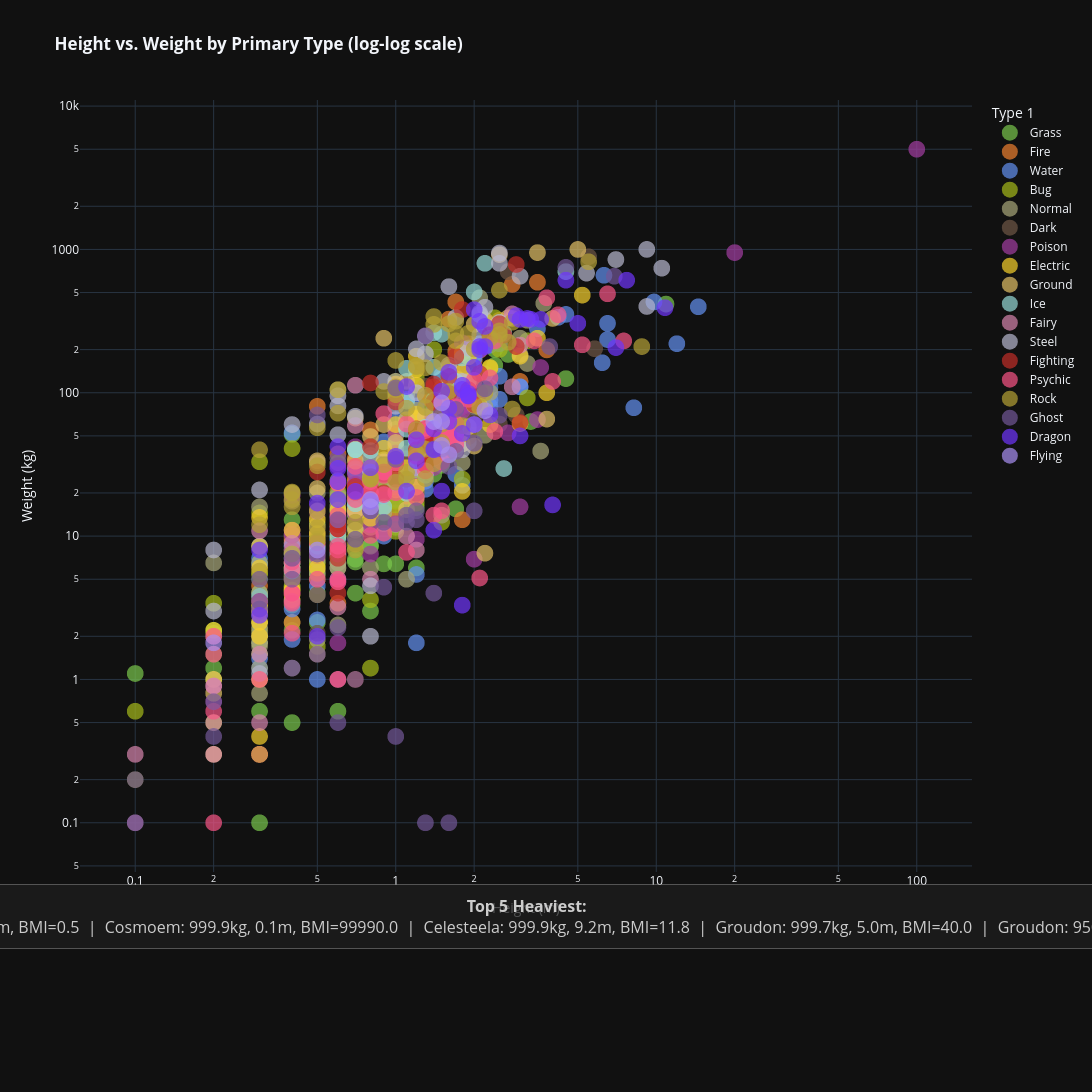

This figure's notebook cell:
### Code cell
# --- 1c: Height vs Weight scatter (log scale, interactive) ---
fig = px.scatter(
    pokes[pokes['BMI'] < 500],
    x='Height (m)', y='Weight (kg)',
    color='Type 1',
    color_discrete_map=TYPE_COLORS,
    hover_name='Pokemon',
    hover_data=['BMI', 'Role', 'Generation'],
    log_x=True, log_y=True,
    title='<b>Height vs. Weight by Primary Type (log-log scale)</b>',
    template=_T, opacity=0.7,
    height=_H, width=_W,
)

fig.update_traces(marker=dict(size=17))

heaviest = pokes.nlargest(5, 'Weight (kg)')[['Pokemon', 'Type 1', 'Weight (kg)', 'Height (m)', 'BMI']]
note = '  |  '.join(
    f"{r.Pokemon}: {r['Weight (kg)']}kg, {r['Height (m)']}m, BMI={r.BMI:.1f}"
    for _, r in heaviest.iterrows()
)
stats_note(fig, f'<b>Top 5 Heaviest:</b><br>{note}')
fig.show()

### Figure 1 — Plotly figure (JSON) as saved in the notebook; plotly's stock layout.template omitted (floating-point values rounded to 4 significant figures; data arrays with more than 128 entries replaced by an {"elided": "..."} marker saying what was removed)
{"data": [{"customdata": {"elided": "113x3 mixed values"}, "hovertemplate": "<b>%{hovertext}</b><br><br>Type 1=Grass<br>Height (m)=%{x}<br>Weight (kg)=%{y}<br>BMI=%{customdata[0]}<br>Role=%{customdata[1]}<br>Generation=%{customdata[2]}<extra></extra>", "hovertext": ["Bulbasaur", "Ivysaur", "Venusaur", "Venusaur", "Oddish", "Gloom", "Vileplume", "Bellsprout", "Weepinbell", "Victreebel", "Victreebel", "Exeggcute", "Exeggutor", "Exeggutor", "Tangela", "Chikorita", "Bayleef", "Meganium", "Meganium", "Bellossom", "Hoppip", "Skiploom", "Jumpluff", "Sunkern", "Sunflora", "Treecko", "Grovyle", "Sceptile", "Sceptile", "Seedot", "Nuzleaf", "Shiftry", "Shroomish", "Breloom", "Roselia", "Cacnea", "Cacturne", "Tropius", "Turtwig", "Grotle", "Torterra", "Budew", "Roserade", "Cherubi", "Cherrim", "Carnivine", "Snover", "Abomasnow", "Abomasnow", "Tangrowth", "Leafeon", "Shaym", "Shaymin", "Snivy", "Servine", "Serperior", "Pansage", "Simisage", "Cottonee", "Whimsicott", "Petilil", "Lilligant", "Lilligant", "Maractus", "Foongus", "Amoonguss", "Ferroseed", "Ferrothorn", "Virizion", "Chespin", "Quilladin", "Chesnaught", "Chesnaught", "Skiddo", "Gogoat", "Rowlet", "Dartrix", "Decidueye", "Decidueye", "Fomantis", "Lurantis", "Morelull", "Shiinotic", "Bounsweet", "Steenee", "Tsareena", "Tapu Bulu", "Kartana", "Grookey", "Thwackey", "Rillaboom", "Gossifleur", "Eldegoss", "Applin", "Flapple", "Appletun", "Sprigatito", "Floragato", "Meowscarada", "Smoliv", "Dolliv", "Arboliva", "Bramblin", "Brambleghast", "Capsakid", "Scovillain", "Brute Bonnet", "Iron Leaves", "Dipplin", "Poltchageist", "Sinistcha", "Ogerpon", "Hydrapple"], "legendgroup": "Grass", "marker": {"color": "#7AC74C", "opacity": 0.7, "size": 17, "symbol": "circle"}, "mode": "markers", "name": "Grass", "showlegend": true, "type": "scattergl", "x": [0.7, 1.0, 2.0, 2.4, 0.5, 0.8, 1.2, 0.7, 1.0, 1.7, 4.5, 0.4, 2.0, 10.9, 1.0, 0.9, 1.2, 1.8, 2.4, 0.4, 0.4, 0.6, 0.8, 0.3, 0.8, 0.5, 0.9, 1.7, 1.9, 0.5, 1.0, 1.3, 0.4, 1.2, 0.3, 0.4, 1.3, 2.0, 0.4, 1.1, 2.2, 0.2, 0.9, 0.4, 0.5, 1.4, 1.0, 2.2, 2.7, 2.0, 1.0, 0.2, 0.4, 0.6, 0.8, 3.3, 0.6, 1.1, 0.3, 0.7, 0.5, 1.1, 1.2, 1.0, 0.2, 0.6, 0.6, 1.0, 2.0, 0.4, 0.7, 1.6, 1.6, 0.9, 1.7, 0.3, 0.7, 1.6, 1.6, 0.3, 0.9, 0.2, 1.0, 0.3, 0.7, 1.2, 1.9, 0.3, 0.3, 0.7, 2.1, 0.4, 0.5, 0.2, 0.3, 0.4, 0.4, 0.9, 1.5, 0.3, 0.6, 1.4, 0.6, 1.2, 0.3, 0.9, 1.2, 1.5, 0.4, 0.1, 0.2, 1.2, 1.8], "xaxis": "x", "y": [6.9, 13.0, 100.0, 155.5, 5.4, 8.6, 18.6, 4.0, 6.4, 15.5, 125.5, 2.5, 120.0, 415.6, 35.0, 6.4, 15.8, 100.5, 201.0, 5.8, 0.5, 1.0, 3.0, 1.8, 8.5, 5.0, 21.6, 52.2, 55.2, 4.0, 28.0, 59.6, 4.5, 39.2, 2.0, 51.3, 77.4, 100.0, 10.2, 97.0, 310.0, 1.2, 14.5, 3.3, 9.3, 27.0, 50.5, 135.5, 185.0, 128.6, 25.5, 2.1, 5.2, 8.1, 16.0, 63.0, 10.5, 30.5, 0.6, 6.6, 6.6, 16.3, 19.2, 28.0, 1.0, 10.5, 18.8, 110.0, 200.0, 9.0, 29.0, 90.0, 90.0, 31.0, 91.0, 1.5, 16.0, 36.6, 37.0, 1.5, 18.5, 1.5, 11.5, 3.2, 8.2, 21.4, 45.5, 0.1, 5.0, 14.0, 90.0, 2.2, 2.5, 0.5, 1.0, 13.0, 4.1, 12.2, 31.2, 6.5, 11.9, 48.2, 0.6, 6.0, 3.0, 15.0, 21.0, 125.0, 4.4, 1.1, 2.2, 39.8, 93.0], "yaxis": "y"}, {"customdata": {"elided": "79x3 mixed values"}, "hovertemplate": "<b>%{hovertext}</b><br><br>Type 1=Fire<br>Height (m)=%{x}<br>Weight (kg)=%{y}<br>BMI=%{customdata[0]}<br>Role=%{customdata[1]}<br>Generation=%{customdata[2]}<extra></extra>", "hovertext": ["Charmander", "Charmeleon", "Charizard", "Charizard", "Charizard", "Vulpix", "Ninetales", "Growlithe", "Growlithe", "Arcanine", "Arcanine", "Ponyta", "Rapidash", "Marowak", "Magmar", "Flareon", "Moltres", "Cyndaquil", "Quilava", "Typhlosion", "Typhlosion", "Slugma", "Magcargo", "Magby", "Entei", "Ho-Oh", "Torchic", "Combusken", "Blaziken", "Blaziken", "Numel", "Camerupt", "Camerupt", "Torkoal", "Chimchar", "Monferno", "Infernape", "Magmortar", "Heatran", "Heatran", "Tepig", "Pignite", "Emboar", "Emboar", "Pansear", "Simisear", "Darumaka", "Darmanitan", "Darmanitan", "Heatmor", "Fennekin", "Braixen", "Delphox", "Delphox", "Fletchinder", "Talonflame", "Litleo", "Pyroar", "Pyroar", "Volcanion", "Litten", "Torracat", "Incineroar", "Oricorio", "Turtonator", "Blacephalon", "Scorbunny", "Raboot", "Cinderace", "Sizzlipede", "Centiskorch", "Fuecoco", "Crocalor", "Skeledirge", "Charcadet", "Armarouge", "Ceruledge", "Iron Moth", "Gouging Fire"], "legendgroup": "Fire", "marker": {"color": "#EE8130", "opacity": 0.7, "size": 17, "symbol": "circle"}, "mode": "markers", "name": "Fire", "showlegend": true, "type": "scattergl", "x": [0.6, 1.1, 1.7, 1.7, 1.7, 0.6, 1.1, 0.7, 0.8, 1.9, 2.0, 1.0, 1.7, 1.0, 1.3, 0.9, 2.0, 0.5, 0.9, 1.7, 1.6, 0.7, 0.8, 0.7, 2.1, 3.8, 0.4, 0.9, 1.9, 1.9, 0.7, 1.9, 2.5, 0.5, 0.5, 0.9, 1.2, 1.6, 1.7, 2.8, 0.5, 1.0, 1.6, 1.8, 0.6, 1.0, 0.6, 1.3, 1.3, 1.4, 0.4, 1.0, 1.5, 1.5, 0.7, 1.2, 0.6, 1.5, 1.5, 1.7, 0.4, 0.7, 1.8, 0.6, 2.0, 1.8, 0.3, 0.6, 1.4, 0.7, 3.0, 0.4, 1.0, 1.6, 0.6, 1.5, 1.6, 1.2, 3.5], "xaxis": "x", "y": [8.5, 19.0, 90.5, 110.5, 100.5, 9.9, 19.9, 19.0, 22.7, 155.0, 168.0, 30.0, 95.0, 34.0, 44.5, 25.0, 60.0, 7.9, 19.0, 79.5, 69.8, 35.0, 55.0, 21.4, 198.0, 199.0, 2.5, 19.5, 52.0, 52.0, 24.0, 220.0, 320.5, 80.4, 6.2, 22.0, 55.0, 68.0, 430.0, 570.0, 9.9, 55.5, 150.0, 180.3, 11.0, 28.0, 37.5, 92.9, 92.9, 58.0, 9.4, 14.5, 39.0, 39.0, 16.0, 24.5, 13.5, 81.5, 81.5, 195.0, 4.3, 25.0, 83.0, 3.4, 212.0, 13.0, 4.5, 9.0, 33.0, 1.0, 120.0, 9.8, 30.7, 326.5, 10.5, 85.0, 62.0, 36.0, 590.0], "yaxis": "y"}, {"customdata": {"elided": "149x3 mixed values"}, "hovertemplate": "<b>%{hovertext}</b><br><br>Type 1=Water<br>Height (m)=%{x}<br>Weight (kg)=%{y}<br>BMI=%{customdata[0]}<br>Role=%{customdata[1]}<br>Generation=%{customdata[2]}<extra></extra>", "hovertext": {"elided": "149 str values"}, "legendgroup": "Water", "marker": {"color": "#6390F0", "opacity": 0.7, "size": 17, "symbol": "circle"}, "mode": "markers", "name": "Water", "showlegend": true, "type": "scattergl", "x": {"elided": "149 float values"}, "xaxis": "x", "y": {"elided": "149 float values"}, "yaxis": "y"}, {"customdata": {"elided": "91x3 mixed values"}, "hovertemplate": "<b>%{hovertext}</b><br><br>Type 1=Bug<br>Height (m)=%{x}<br>Weight (kg)=%{y}<br>BMI=%{customdata[0]}<br>Role=%{customdata[1]}<br>Generation=%{customdata[2]}<extra></extra>", "hovertext": ["Caterpie", "Metapod", "Butterfree", "Weedle", "Kakuna", "Beedrill", "Beedrill", "Paras", "Parasect", "Venonat", "Venomoth", "Scyther", "Pinsir", "Pinsir", "Ledyba", "Ledian", "Spinarak", "Ariados", "Yanma", "Pineco", "Forretress", "Scizor", "Scizor", "Shuckle", "Heracross", "Heracross", "Wurmple", "Silcoon", "Beautifly", "Cascoon", "Dustox", "Surskit", "Masquerain", "Nincada", "Ninjask", "Shedinja", "Volbeat", "Illumise", "Kricketot", "Kricketune", "Burmy", "Wormadam", "Wormadam", "Wormadam", "Mothim", "Combee", "Vespiquen", "Yanmega", "Sewaddle", "Swadloon", "Leavanny", "Venipede", "Whirlipede", "Scolipede", "Scolipede", "Dwebble", "Crustle", "Karrablast", "Escavalier", "Joltik", "Galvantula", "Shelmet", "Accelgor", "Durant", "Larvesta", "Volcarona", "Genesect", "Scatterbug", "Spewpa", "Vivillon", "Grubbin", "Charjabug", "Vikavolt", "Cutiefly", "Ribombee", "Wimpod", "Golisopod", "Golisopod", "Buzzwole", "Pheromosa", "Blipbug", "Dottler", "Orbeetle", "Kleavor", "Tarountula", "Spidops", "Nymble", "Lokix", "Rellor", "Rabsca", "Slither Wing"], "legendgroup": "Bug", "marker": {"color": "#A6B91A", "opacity": 0.7, "size": 17, "symbol": "circle"}, "mode": "markers", "name": "Bug", "showlegend": true, "type": "scattergl", "x": [0.3, 0.7, 1.1, 0.3, 0.6, 1.0, 1.4, 0.3, 1.0, 1.0, 1.5, 1.5, 1.5, 1.7, 1.0, 1.4, 0.5, 1.1, 1.2, 0.6, 1.2, 1.8, 2.0, 0.6, 1.5, 1.7, 0.3, 0.6, 1.0, 0.7, 1.2, 0.5, 0.8, 0.5, 0.8, 0.8, 0.7, 0.6, 0.3, 1.0, 0.2, 0.5, 0.5, 0.5, 0.9, 0.3, 1.2, 1.9, 0.3, 0.5, 1.2, 0.4, 1.2, 2.5, 3.2, 0.3, 1.4, 0.5, 1.0, 0.1, 0.8, 0.4, 0.8, 0.3, 1.1, 1.6, 1.5, 0.3, 0.3, 1.2, 0.4, 0.5, 1.5, 0.1, 0.2, 0.5, 2.0, 2.3, 2.4, 1.8, 0.4, 0.4, 0.4, 1.8, 0.3, 1.0, 0.2, 1.0, 0.2, 0.3, 3.2], "xaxis": "x", "y": [2.9, 9.9, 32.0, 3.2, 10.0, 29.5, 40.5, 5.4, 29.5, 30.0, 12.5, 56.0, 55.0, 59.0, 10.8, 35.6, 8.5, 33.5, 38.0, 7.2, 125.8, 118.0, 125.0, 20.5, 54.0, 62.5, 3.6, 10.0, 28.4, 11.5, 31.6, 1.7, 3.6, 5.5, 12.0, 1.2, 17.7, 17.7, 2.2, 25.5, 3.4, 6.5, 6.5, 6.5, 23.3, 5.5, 38.5, 51.5, 2.5, 7.3, 20.5, 5.3, 58.5, 200.5, 230.5, 14.5, 200.0, 5.9, 33.0, 0.6, 14.3, 7.7, 25.3, 33.0, 28.8, 46.0, 82.5, 2.5, 8.4, 17.0, 4.4, 10.5, 45.0, 0.2, 0.5, 12.0, 108.0, 148.0, 333.6, 25.0, 8.0, 19.5, 40.8, 89.0, 4.0, 16.5, 1.0, 17.5, 1.0, 3.5, 92.0], "yaxis": "y"}, {"customdata": {"elided": "129x3 mixed values"}, "hovertemplate": "<b>%{hovertext}</b><br><br>Type 1=Normal<br>Height (m)=%{x}<br>Weight (kg)=%{y}<br>BMI=%{customdata[0]}<br>Role=%{customdata[1]}<br>Generation=%{customdata[2]}<extra></extra>", "hovertext": {"elided": "129 str values"}, "legendgroup": "Normal", "marker": {"color": "#A8A77A", "opacity": 0.7, "size": 17, "symbol": "circle"}, "mode": "markers", "name": "Normal", "showlegend": true, "type": "scattergl", "x": {"elided": "129 float values"}, "xaxis": "x", "y": {"elided": "129 float values"}, "yaxis": "y"}, {"customdata": {"elided": "58x3 mixed values"}, "hovertemplate": "<b>%{hovertext}</b><br><br>Type 1=Dark<br>Height (m)=%{x}<br>Weight (kg)=%{y}<br>BMI=%{customdata[0]}<br>Role=%{customdata[1]}<br>Generation=%{customdata[2]}<extra></extra>", "hovertext": ["Rattata", "Raticate", "Meowth", "Persian", "Moltres", "Umbreon", "Murkrow", "Qwilfish", "Sneasel", "Houndour", "Houndoom", "Houndoom", "Poochyena", "Mightyena", "Zigzagoon", "Linoone", "Sableye", "Absol", "Absol", "Absol", "Honchkrow", "Weavile", "Darkrai", "Purrloin", "Liepard", "Scraggy", "Scrafty", "Scrafty", "Zorua", "Zoroark", "Pawniard", "Bisharp", "Vullaby", "Mandibuzz", "Deino", "Zweilous", "Hydreigon", "Inkay", "Malamar", "Malamar", "Yveltal", "Guzzlord", "Nickit", "Thievul", "Impidimp", "Morgrem", "Grimmsnarl", "Obstagoon", "Zarude", "Overqwil", "Maschiff", "Mabosstiff", "Kingambit", "Iron Jugulis", "Wo-Chien", "Chien-Pao", "Ting-Lu", "Chi-Yu"], "legendgroup": "Dark", "marker": {"color": "#705746", "opacity": 0.7, "size": 17, "symbol": "circle"}, "mode": "markers", "name": "Dark", "showlegend": true, "type": "scattergl", "x": [0.3, 0.7, 0.4, 1.1, 2.0, 1.0, 0.5, 0.5, 0.9, 0.6, 1.4, 1.9, 0.5, 1.0, 0.4, 0.5, 0.5, 1.2, 1.2, 1.2, 0.9, 1.1, 1.5, 0.4, 1.1, 0.6, 1.1, 1.1, 0.7, 1.6, 0.5, 1.6, 0.5, 1.2, 0.8, 1.4, 1.8, 0.4, 1.5, 2.9, 5.8, 5.5, 0.6, 1.2, 0.4, 0.8, 1.5, 1.6, 1.8, 2.5, 0.5, 1.1, 2.0, 1.3, 1.5, 1.9, 2.7, 0.4], "xaxis": "x", "y": [3.8, 22.5, 4.2, 33.0, 66.0, 27.0, 2.1, 3.9, 28.0, 10.8, 35.0, 49.5, 13.6, 37.0, 17.5, 32.5, 11.0, 47.0, 49.0, 49.0, 27.3, 34.0, 50.5, 10.1, 37.5, 11.8, 30.0, 31.0, 12.5, 81.1, 10.2, 70.0, 9.0, 39.5, 17.3, 50.0, 160.0, 3.5, 47.0, 69.8, 203.0, 888.0, 8.9, 19.9, 5.5, 12.5, 61.0, 46.0, 70.0, 60.5, 16.0, 61.0, 120.0, 111.0, 74.2, 152.2, 699.7, 4.9], "yaxis": "y"}, {"customdata": {"elided": "50x3 mixed values"}, "hovertemplate": "<b>%{hovertext}</b><br><br>Type 1=Poison<br>Height (m)=%{x}<br>Weight (kg)=%{y}<br>BMI=%{customdata[0]}<br>Role=%{customdata[1]}<br>Generation=%{customdata[2]}<extra></extra>", "hovertext": ["Ekans", "Arbok", "Nidoran♀", "Nidorina", "Nidoqueen", "Nidoran♂", "Nidorino", "Nidoking", "Zubat", "Golbat", "Slowbro", "Grimer", "Grimer", "Muk", "Muk", "Koffing", "Weezing", "Weezing", "Crobat", "Wooper", "Slowking", "Gulpin", "Swalot", "Seviper", "Stunky", "Skuntank", "Skorupi", "Drapion", "Croagunk", "Toxicroak", "Trubbish", "Garbodor", "Skrelp", "Dragalge", "Dragalge", "Mareanie", "Toxapex", "Salandit", "Salazzle", "Poipole", "Naganadel", "Eternatus", "Eternatus", "Shroodle", "Grafaiai", "Clodsire", "Okidogi", "Munkidori", "Fezandipiti", "Pecharunt"], "legendgroup": "Poison", "marker": {"color": "#A33EA1", "opacity": 0.7, "size": 17, "symbol": "circle"}, "mode": "markers", "name": "Poison", "showlegend": true, "type": "scattergl", "x": [2.0, 3.5, 0.4, 0.8, 1.3, 0.5, 0.9, 1.4, 0.8, 1.6, 1.6, 0.9, 0.7, 1.2, 1.0, 0.6, 1.2, 3.0, 1.8, 0.4, 1.8, 0.4, 1.7, 2.7, 0.4, 1.0, 0.8, 1.3, 0.7, 1.3, 0.6, 1.9, 0.5, 1.8, 2.1, 0.4, 0.7, 0.6, 1.2, 0.6, 3.6, 20.0, 100.0, 0.2, 0.7, 1.8, 1.8, 1.0, 1.4, 0.3], "xaxis": "x", "y": [6.9, 65.0, 7.0, 20.0, 60.0, 9.0, 19.5, 62.0, 7.5, 55.0, 70.5, 30.0, 42.0, 30.0, 52.0, 1.0, 9.5, 16.0, 75.0, 11.0, 79.5, 10.3, 80.0, 52.5, 19.2, 38.0, 12.0, 61.5, 23.0, 44.4, 31.0, 107.3, 7.3, 81.5, 100.3, 8.0, 14.5, 4.8, 22.2, 1.8, 150.0, 950.0, 5000.0, 0.7, 27.2, 223.0, 92.2, 12.2, 30.1, 0.3], "yaxis": "y"}, {"customdata": {"elided": "73x3 mixed values"}, "hovertemplate": "<b>%{hovertext}</b><br><br>Type 1=Electric<br>Height (m)=%{x}<br>Weight (kg)=%{y}<br>BMI=%{customdata[0]}<br>Role=%{customdata[1]}<br>Generation=%{customdata[2]}<extra></extra>", "hovertext": ["Pikachu", "Pikachu", "Raichu", "Raichu", "Magnemite", "Magneton", "Voltorb", "Voltorb", "Electrode", "Electrode", "Electabuzz", "Jolteon", "Zapdos", "Pichu", "Mareep", "Flaaffy", "Ampharos", "Ampharos", "Elekid", "Raikou", "Electrike", "Manectric", "Manectric", "Plusle", "Minun", "Shinx", "Luxio", "Luxray", "Pachirisu", "Magnezone", "Electivire", "Rotom", "Rotom", "Rotom", "Rotom", "Rotom", "Rotom", "Blitzle", "Zebstrika", "Emolga", "Tynamo", "Eelektrik", "Eelektross", "Eelektross", "Thundurus", "Thundurus", "Helioptile", "Heliolisk", "Dedenne", "Togedemaru", "Tapu Koko", "Xurkitree", "Zeraora", "Zeraora", "Yamper", "Boltund", "Toxel", "Toxtricity", "Pincurchin", "Morpeko", "Dracozolt", "Arctozolt", "Regieleki", "Pawmi", "Pawmo", "Pawmot", "Tadbulb", "Bellibolt", "Wattrel", "Kilowattrel", "Sandy Shocks", "Miraidon", "Raging Bolt"], "legendgroup": "Electric", "marker": {"color": "#F7D02C", "opacity": 0.7, "size": 17, "symbol": "circle"}, "mode": "markers", "name": "Electric", "showlegend": true, "type": "scattergl", "x": [0.4, 0.4, 0.8, 0.7, 0.3, 1.0, 0.5, 0.5, 1.2, 1.2, 1.1, 0.8, 1.6, 0.3, 0.6, 0.8, 1.4, 1.4, 0.6, 1.9, 0.6, 1.5, 1.8, 0.4, 0.4, 0.5, 0.9, 1.4, 0.4, 1.2, 1.8, 0.3, 0.3, 0.3, 0.3, 0.3, 0.3, 0.8, 1.6, 0.4, 0.2, 1.2, 2.1, 3.0, 1.5, 3.0, 0.5, 1.0, 0.2, 0.3, 1.8, 3.8, 1.5, 1.5, 0.3, 1.0, 0.4, 1.6, 0.3, 0.3, 1.8, 2.3, 1.2, 0.3, 0.4, 0.9, 0.3, 1.2, 0.4, 1.4, 2.3, 3.5, 5.2], "xaxis": "x", "y": [6.0, 6.0, 30.0, 21.0, 6.0, 60.0, 10.4, 13.0, 66.6, 71.0, 30.0, 24.5, 52.6, 2.0, 7.8, 13.3, 61.5, 61.5, 23.5, 178.0, 15.2, 40.2, 44.0, 4.2, 4.2, 9.5, 30.5, 42.0, 3.9, 180.0, 138.6, 0.3, 0.3, 0.3, 0.3, 0.3, 0.3, 29.8, 79.5, 5.0, 0.3, 22.0, 80.5, 180.0, 61.0, 61.0, 6.0, 21.0, 2.2, 3.3, 20.5, 100.0, 44.5, 44.5, 13.5, 34.0, 11.0, 40.0, 1.0, 3.0, 190.0, 150.0, 145.0, 2.5, 6.5, 41.0, 0.4, 113.0, 3.6, 38.6, 60.0, 240.0, 480.0], "yaxis": "y"}, {"customdata": {"elided": "49x3 mixed values"}, "hovertemplate": "<b>%{hovertext}</b><br><br>Type 1=Ground<br>Height (m)=%{x}<br>Weight (kg)=%{y}<br>BMI=%{customdata[0]}<br>Role=%{customdata[1]}<br>Generation=%{customdata[2]}<extra></extra>", "hovertext": ["Sandshrew", "Sandslash", "Diglett", "Diglett", "Dugtrio", "Dugtrio", "Cubone", "Marowak", "Rhyhorn", "Rhydon", "Gligar", "Phanpy", "Donphan", "Trapinch", "Vibrava", "Flygon", "Baltoy", "Claydol", "Groudon", "Groudon", "Hippopotas", "Hippowdon", "Rhyperior", "Gliscor", "Drilbur", "Excadrill", "Excadrill", "Sandile", "Krokorok", "Krookodile", "Yamask", "Stunfisk", "Stunfisk", "Golett", "Golurk", "Golurk", "Landorus", "Landorus", "Mudbray", "Mudsdale", "Silicobra", "Sandaconda", "Runerigus", "Ursaluna", "Ursaluna", "Toedscool", "Toedscruel", "Great Tusk", "Iron Treads"], "legendgroup": "Ground", "marker": {"color": "#E2BF65", "opacity": 0.7, "size": 17, "symbol": "circle"}, "mode": "markers", "name": "Ground", "showlegend": true, "type": "scattergl", "x": [0.6, 1.0, 0.2, 0.2, 0.7, 0.7, 0.4, 1.0, 1.0, 1.9, 1.1, 0.5, 1.1, 0.7, 1.1, 2.0, 0.5, 1.5, 3.5, 5.0, 0.8, 2.0, 2.4, 2.0, 0.3, 0.7, 0.9, 0.7, 1.0, 1.5, 0.5, 0.7, 0.7, 1.0, 2.8, 4.0, 1.5, 1.3, 1.0, 2.5, 2.2, 3.8, 1.6, 2.4, 2.7, 0.9, 1.9, 2.2, 0.9], "xaxis": "x", "y": [12.0, 29.5, 0.8, 1.0, 33.3, 66.6, 6.5, 45.0, 115.0, 120.0, 64.8, 33.5, 120.0, 15.0, 15.3, 82.0, 21.5, 108.0, 950.0, 999.7, 49.5, 300.0, 282.8, 42.5, 8.5, 40.4, 60.0, 15.2, 33.4, 96.3, 1.5, 11.0, 20.5, 92.0, 330.0, 330.0, 68.0, 68.0, 110.0, 920.0, 7.6, 65.5, 66.6, 290.0, 333.0, 33.0, 58.0, 320.0, 240.0], "yaxis": "y"}, {"customdata": {"elided": "43x3 mixed values"}, "hovertemplate": "<b>%{hovertext}</b><br><br>Type 1=Ice<br>Height (m)=%{x}<br>Weight (kg)=%{y}<br>BMI=%{customdata[0]}<br>Role=%{customdata[1]}<br>Generation=%{customdata[2]}<extra></extra>", "hovertext": ["Sandshrew", "Sandslash", "Vulpix", "Ninetales", "Mr. Mime", "Jynx", "Articuno", "Swinub", "Piloswine", "Delibird", "Smoochum", "Snorunt", "Glalie", "Glalie", "Spheal", "Sealeo", "Walrein", "Regice", "Glaceon", "Mamoswine", "Froslass", "Froslass", "Darumaka", "Darmanitan", "Darmanitan", "Vanillite", "Vanillish", "Vanilluxe", "Cubchoo", "Beartic", "Cryogonal", "Bergmite", "Avalugg", "Avalugg", "Mr. Rime", "Snom", "Frosmoth", "Eiscue", "Eiscue", "Glastrier", "Cetoddle", "Cetitan", "Iron Bundle"], "legendgroup": "Ice", "marker": {"color": "#96D9D6", "opacity": 0.7, "size": 17, "symbol": "circle"}, "mode": "markers", "name": "Ice", "showlegend": true, "type": "scattergl", "x": [0.7, 1.2, 0.6, 1.1, 1.4, 1.4, 1.7, 0.4, 1.1, 0.9, 0.4, 0.7, 1.5, 2.1, 0.8, 1.1, 1.4, 1.8, 0.8, 2.5, 1.3, 2.6, 0.7, 1.7, 1.7, 0.4, 1.1, 1.3, 0.5, 2.6, 1.1, 1.0, 2.0, 1.4, 1.5, 0.3, 1.3, 1.4, 1.4, 2.2, 1.2, 4.5, 0.6], "xaxis": "x", "y": [40.0, 55.0, 9.9, 19.9, 56.8, 40.6, 55.4, 6.5, 55.8, 16.0, 6.0, 16.8, 256.5, 350.2, 39.5, 87.6, 150.6, 175.0, 25.9, 291.0, 26.6, 29.6, 40.0, 120.0, 120.0, 5.7, 41.0, 57.5, 8.5, 260.0, 148.0, 99.5, 505.0, 262.4, 58.2, 3.8, 42.0, 89.0, 89.0, 800.0, 45.0, 700.0, 11.0], "yaxis": "y"}, {"customdata": [[20.83, "Special Wall", 1], [23.67, "Tank", 1], [14.64, "Tank", 1], [33.33, "Balanced", 2], [16.67, "Balanced", 2], [8.889, "Special Wall", 2], [21.67, "Tank", 2], [24.85, "Tank", 2], [16.89, "Tank", 4], [10.0, "Tank", 6], [22.5, "Tank", 6], [22.5, "Tank", 6], [8.264, "Tank", 6], [12.5, "Special Wall", 6], [24.22, "Special Wall", 6], [21.88, "Balanced", 6], [7.812, "Balanced", 6], [23.5, "Tank", 6], [23.89, "Mixed Attacker", 6], [30.0, "Tank", 7], [7.5, "Balanced", 8], [5.556, "Tank", 8], [14.03, "Tank", 8], [45.28, "Tank", 8], [18.75, "Special Sweeper", 8], [18.75, "Mixed Attacker", 8], [121.1, "Tank", 9], [59.6, "Tank", 9], [55.62, "Balanced", 9], [120.6, "Balanced", 9], [230.2, "Balanced", 9], [5.556, "Special Wall", 9], [17.86, "Physical Sweeper", 9]], "hovertemplate": "<b>%{hovertext}</b><br><br>Type 1=Fairy<br>Height (m)=%{x}<br>Weight (kg)=%{y}<br>BMI=%{customdata[0]}<br>Role=%{customdata[1]}<br>Generation=%{customdata[2]}<extra></extra>", "hovertext": ["Clefairy", "Clefable", "Clefable", "Cleffa", "Togepi", "Togetic", "Snubbull", "Granbull", "Togekiss", "Flabébé", "Floette", "Floette", "Florges", "Spritzee", "Aromatisse", "Swirlix", "Slurpuff", "Sylveon", "Xerneas", "Comfey", "Milcery", "Alcremie", "Zacian", "Zacian", "Enamorus", "Enamorus", "Fidough", "Dachsbun", "Tinkatink", "Tinkatuff", "Tinkaton", "Scream Tail", "Iron Valiant"], "legendgroup": "Fairy", "marker": {"color": "#D685AD", "opacity": 0.7, "size": 17, "symbol": "circle"}, "mode": "markers", "name": "Fairy", "showlegend": true, "type": "scattergl", "x": [0.6, 1.3, 1.7, 0.3, 0.3, 0.6, 0.6, 1.4, 1.5, 0.1, 0.2, 0.2, 1.1, 0.2, 0.8, 0.4, 0.8, 1.0, 3.0, 0.1, 0.2, 0.3, 2.8, 2.8, 1.6, 1.6, 0.3, 0.5, 0.4, 0.7, 0.7, 1.2, 1.4], "xaxis": "x", "y": [7.5, 40.0, 42.3, 3.0, 1.5, 3.2, 7.8, 48.7, 38.0, 0.1, 0.9, 0.9, 10.0, 0.5, 15.5, 3.5, 5.0, 23.5, 215.0, 0.3, 0.3, 0.5, 110.0, 355.0, 48.0, 48.0, 10.9, 14.9, 8.9, 59.1, 112.8, 8.0, 35.0], "yaxis": "y"}, {"customdata": {"elided": "47x3 mixed values"}, "hovertemplate": "<b>%{hovertext}</b><br><br>Type 1=Steel<br>Height (m)=%{x}<br>Weight (kg)=%{y}<br>BMI=%{customdata[0]}<br>Role=%{customdata[1]}<br>Generation=%{customdata[2]}<extra></extra>", "hovertext": ["Meowth", "Steelix", "Steelix", "Skarmory", "Skarmory", "Mawile", "Mawile", "Aron", "Lairon", "Aggron", "Aggron", "Beldum", "Metang", "Metagross", "Metagross", "Registeel", "Jirachi", "Bronzor", "Bronzong", "Dialga", "Dialga", "Klink", "Klang", "Klinklang", "Cobalion", "Honedge", "Doublade", "Aegislash", "Aegislash", "Sliggoo", "Goodra", "Klefki", "Celesteela", "Magearna", "Magearna", "Meltan", "Melmetal", "Perrserker", "Cufant", "Copperajah", "Duraludon", "Varoom", "Revavroom", "Orthworm", "Gholdengo", "Archaludon", "Iron Crown"], "legendgroup": "Steel", "marker": {"color": "#B7B7CE", "opacity": 0.7, "size": 17, "symbol": "circle"}, "mode": "markers", "name": "Steel", "showlegend": true, "type": "scattergl", "x": [0.4, 9.2, 10.5, 1.7, 1.7, 0.6, 1.0, 0.4, 0.9, 2.1, 2.2, 0.6, 1.2, 1.6, 2.5, 1.9, 0.3, 0.5, 1.3, 5.4, 7.0, 0.3, 0.6, 0.6, 2.1, 0.8, 0.8, 1.7, 1.7, 0.7, 1.7, 0.2, 9.2, 1.0, 1.3, 0.2, 2.5, 0.8, 1.2, 3.0, 1.8, 1.0, 1.8, 2.5, 1.2, 2.0, 1.6], "xaxis": "x", "y": [7.5, 400.0, 740.0, 50.5, 40.4, 11.5, 23.5, 60.0, 120.0, 360.0, 395.0, 95.2, 202.5, 550.0, 942.9, 205.0, 1.1, 60.5, 187.0, 683.0, 850.0, 21.0, 51.0, 81.0, 250.0, 2.0, 4.5, 53.0, 53.0, 68.5, 334.1, 3.0, 999.9, 80.5, 248.1, 8.0, 800.0, 28.0, 100.0, 650.0, 40.0, 35.0, 120.0, 310.0, 30.0, 60.0, 156.0], "yaxis": "y"}, {"customdata": {"elided": "56x3 mixed values"}, "hovertemplate": "<b>%{hovertext}</b><br><br>Type 1=Fighting<br>Height (m)=%{x}<br>Weight (kg)=%{y}<br>BMI=%{customdata[0]}<br>Role=%{customdata[1]}<br>Generation=%{customdata[2]}<extra></extra>", "hovertext": ["Mankey", "Primeape", "Machop", "Machoke", "Machamp", "Farfetch'd", "Hitmonlee", "Hitmonchan", "Tauros", "Tauros", "Tauros", "Zapdos", "Sneasel", "Tyrogue", "Hitmontop", "Makuhita", "Hariyama", "Meditite", "Meditite", "Medicham", "Medicham", "Medicham", "Medicham", "Riolu", "Lucario", "Lucario", "Lucario", "Timburr", "Gurdurr", "Conkeldurr", "Throh", "Sawk", "Mienfoo", "Mienshao", "Pancham", "Pangoro", "Hawlucha", "Hawlucha", "Crabrawler", "Crabominable", "Crabominable", "Passimian", "Marshadow", "Clobbopus", "Grapploct", "Sirfetch'd", "Falinks", "Falinks", "Zamazenta", "Zamazenta", "Kubfu", "Urshifu", "Sneasler", "Annihilape", "Iron Hands", "Koraidon"], "legendgroup": "Fighting", "marker": {"color": "#C22E28", "opacity": 0.7, "size": 17, "symbol": "circle"}, "mode": "markers", "name": "Fighting", "showlegend": true, "type": "scattergl", "x": [0.5, 1.0, 0.8, 1.5, 1.6, 0.8, 1.5, 1.4, 1.4, 1.4, 1.4, 1.6, 0.9, 0.7, 1.4, 1.0, 2.3, 0.6, 0.6, 1.3, 1.3, 1.3, 1.3, 0.7, 1.2, 1.2, 1.2, 0.6, 1.2, 1.4, 1.3, 1.4, 0.9, 1.4, 0.6, 2.1, 0.8, 1.0, 0.6, 1.7, 2.6, 2.0, 0.7, 0.6, 1.6, 0.8, 3.0, 1.6, 2.9, 2.9, 0.6, 1.9, 1.3, 1.2, 1.8, 2.5], "xaxis": "x", "y": [28.0, 32.0, 19.5, 70.5, 130.0, 42.0, 49.8, 50.2, 115.0, 85.0, 110.0, 58.2, 27.0, 21.0, 48.0, 86.4, 253.8, 11.2, 11.2, 31.5, 31.5, 31.5, 31.5, 20.2, 54.0, 54.0, 54.0, 12.5, 40.0, 87.0, 55.5, 51.0, 20.0, 35.5, 8.0, 136.0, 21.5, 25.0, 7.0, 180.0, 252.8, 82.8, 22.2, 4.0, 39.0, 117.0, 62.0, 99.0, 210.0, 785.0, 12.0, 105.0, 43.0, 56.0, 380.7, 303.0], "yaxis": "y"}, {"customdata": {"elided": "79x3 mixed values"}, "hovertemplate": "<b>%{hovertext}</b><br><br>Type 1=Psychic<br>Height (m)=%{x}<br>Weight (kg)=%{y}<br>BMI=%{customdata[0]}<br>Role=%{customdata[1]}<br>Generation=%{customdata[2]}<extra></extra>", "hovertext": ["Abra", "Kadabra", "Alakazam", "Alakazam", "Ponyta", "Rapidash", "Slowpoke", "Drowzee", "Hypno", "Mr. Mime", "Articuno", "Mewtwo", "Mewtwo", "Mewtwo", "Mew", "Natu", "Xatu", "Espeon", "Unown", "Wobbuffet", "Lugia", "Celebi", "Ralts", "Kirlia", "Gardevoir", "Gardevoir", "Spoink", "Grumpig", "Chimecho", "Wynaut", "Deoxys", "Deoxys", "Deoxys", "Deoxys", "Chingling", "Mime Jr.", "Gallade", "Gallade", "Uxie", "Mesprit", "Azelf", "Cresselia", "Victini", "Munna", "Musharna", "Woobat", "Swoobat", "Sigilyph", "Gothita", "Gothorita", "Gothitelle", "Solosis", "Duosion", "Reuniclus", "Elgyem", "Beheeyem", "Braviary", "Espurr", "Meowstic", "Meowstic", "Hoopa", "Hoopa", "Tapu Lele", "Cosmog", "Solgaleo", "Lunala", "Necrozma", "Necrozma", "Necrozma", "Necrozma", "Hatenna", "Hattrem", "Hatterene", "Indeedee", "Indeedee", "Calyrex", "Calyrex", "Flittle", "Espathra"], "legendgroup": "Psychic", "marker": {"color": "#F95587", "opacity": 0.7, "size": 17, "symbol": "circle"}, "mode": "markers", "name": "Psychic", "showlegend": true, "type": "scattergl", "x": [0.9, 1.3, 1.5, 1.2, 0.8, 1.7, 1.2, 1.0, 1.6, 1.3, 1.7, 2.0, 2.3, 1.5, 0.4, 0.2, 1.5, 0.9, 0.5, 1.3, 5.2, 0.6, 0.4, 0.8, 1.6, 1.6, 0.7, 0.9, 0.6, 0.6, 1.7, 1.7, 1.7, 1.7, 0.2, 0.6, 1.6, 1.6, 0.3, 0.3, 0.3, 1.5, 0.4, 0.6, 1.1, 0.4, 0.9, 1.4, 0.4, 0.7, 1.5, 0.3, 0.6, 1.0, 0.5, 1.0, 1.7, 0.3, 0.6, 0.8, 0.5, 6.5, 1.2, 0.2, 3.4, 4.0, 2.4, 3.8, 4.2, 7.5, 0.4, 0.6, 2.1, 0.9, 0.9, 1.1, 2.4, 0.2, 1.9], "xaxis": "x", "y": [19.5, 56.5, 48.0, 48.0, 24.0, 80.0, 36.0, 32.4, 75.6, 54.5, 50.9, 122.0, 127.0, 33.0, 4.0, 2.0, 15.0, 26.5, 5.0, 28.5, 216.0, 5.0, 6.6, 20.2, 48.4, 48.4, 30.6, 71.5, 1.0, 14.0, 60.8, 60.8, 60.8, 60.8, 0.6, 13.0, 52.0, 56.4, 0.3, 0.3, 0.3, 85.6, 4.0, 23.3, 60.5, 2.1, 10.5, 14.0, 5.8, 18.0, 44.0, 1.0, 8.0, 20.1, 9.0, 34.5, 43.4, 3.5, 8.5, 10.1, 9.0, 490.0, 18.6, 0.1, 230.0, 120.0, 230.0, 460.0, 350.0, 230.0, 3.4, 4.8, 5.1, 28.0, 28.0, 7.7, 53.6, 1.5, 90.0], "yaxis": "y"}, {"customdata": {"elided": "69x3 mixed values"}, "hovertemplate": "<b>%{hovertext}</b><br><br>Type 1=Rock<br>Height (m)=%{x}<br>Weight (kg)=%{y}<br>BMI=%{customdata[0]}<br>Role=%{customdata[1]}<br>Generation=%{customdata[2]}<extra></extra>", "hovertext": ["Geodude", "Geodude", "Graveler", "Graveler", "Golem", "Golem", "Onix", "Omanyte", "Omastar", "Kabuto", "Kabutops", "Aerodactyl", "Aerodactyl", "Sudowoodo", "Larvitar", "Pupitar", "Tyranitar", "Tyranitar", "Nosepass", "Lunatone", "Solrock", "Lileep", "Cradily", "Anorith", "Armaldo", "Regirock", "Cranidos", "Rampardos", "Shieldon", "Bastiodon", "Bonsly", "Probopass", "Roggenrola", "Boldore", "Gigalith", "Archen", "Archeops", "Terrakion", "Binacle", "Barbaracle", "Barbaracle", "Tyrunt", "Tyrantrum", "Amaura", "Aurorus", "Carbink", "Diancie", "Diancie", "Rockruff", "Lycanroc", "Lycanroc", "Lycanroc", "Minior", "Minior", "Nihilego", "Stakataka", "Rolycoly", "Carkol", "Coalossal", "Stonjourner", "Nacli", "Naclstack", "Garganacl", "Klawf", "Glimmet", "Glimmora", "Glimmora", "Iron Thorns", "Iron Boulder"], "legendgroup": "Rock", "marker": {"color": "#B6A136", "opacity": 0.7, "size": 17, "symbol": "circle"}, "mode": "markers", "name": "Rock", "showlegend": true, "type": "scattergl", "x": [0.4, 0.4, 1.0, 1.0, 1.4, 1.7, 8.8, 0.4, 1.0, 0.5, 1.3, 1.8, 2.1, 1.2, 0.6, 1.2, 2.0, 2.5, 1.0, 1.0, 1.2, 1.0, 1.5, 0.7, 1.5, 1.7, 0.9, 1.6, 0.5, 1.3, 0.5, 1.4, 0.4, 0.9, 1.7, 0.5, 1.4, 1.9, 0.5, 1.3, 2.2, 0.8, 2.5, 1.3, 2.7, 0.3, 0.7, 1.1, 0.5, 0.8, 1.1, 0.8, 0.3, 0.3, 1.2, 5.5, 0.3, 1.1, 2.8, 2.5, 0.4, 0.6, 2.3, 1.3, 0.7, 1.5, 2.8, 1.6, 1.5], "xaxis": "x", "y": [20.0, 20.3, 105.0, 110.0, 300.0, 316.0, 210.0, 7.5, 35.0, 11.5, 40.5, 59.0, 79.0, 38.0, 72.0, 152.0, 202.0, 255.0, 97.0, 168.0, 154.0, 23.8, 60.4, 12.5, 68.2, 230.0, 31.5, 102.5, 57.0, 149.5, 15.0, 340.0, 18.0, 102.0, 260.0, 9.5, 32.0, 260.0, 31.0, 96.0, 100.0, 26.0, 270.0, 25.2, 225.0, 5.7, 8.8, 27.8, 9.2, 25.0, 25.0, 25.0, 40.0, 0.3, 55.5, 820.0, 12.0, 78.0, 310.5, 520.0, 16.0, 105.0, 240.0, 79.0, 8.0, 45.0, 77.0, 303.0, 162.5], "yaxis": "y"}, {"customdata": {"elided": "47x3 mixed values"}, "hovertemplate": "<b>%{hovertext}</b><br><br>Type 1=Ghost<br>Height (m)=%{x}<br>Weight (kg)=%{y}<br>BMI=%{customdata[0]}<br>Role=%{customdata[1]}<br>Generation=%{customdata[2]}<extra></extra>", "hovertext": ["Gastly", "Haunter", "Gengar", "Gengar", "Misdreavus", "Corsola", "Shuppet", "Banette", "Banette", "Duskull", "Dusclops", "Drifloon", "Drifblim", "Mismagius", "Spiritomb", "Dusknoir", "Giratina", "Giratina", "Yamask", "Cofagrigus", "Litwick", "Lampent", "Chandelure", "Chandelure", "Phantump", "Trevenant", "Pumpkaboo", "Pumpkaboo", "Pumpkaboo", "Pumpkaboo", "Gourgeist", "Gourgeist", "Gourgeist", "Gourgeist", "Sandygast", "Palossand", "Mimikyu", "Dhelmise", "Sinistea", "Polteageist", "Cursola", "Spectrier", "Greavard", "Houndstone", "Flutter Mane", "Gimmighoul", "Gimmighoul"], "legendgroup": "Ghost", "marker": {"color": "#735797", "opacity": 0.7, "size": 17, "symbol": "circle"}, "mode": "markers", "name": "Ghost", "showlegend": true, "type": "scattergl", "x": [1.3, 1.6, 1.5, 1.4, 0.7, 0.6, 0.6, 1.1, 1.2, 0.8, 1.6, 0.4, 1.2, 0.9, 1.0, 2.2, 4.5, 6.9, 0.5, 1.7, 0.3, 0.6, 1.0, 2.5, 0.4, 1.5, 0.3, 0.4, 0.5, 0.8, 0.7, 0.9, 1.1, 1.7, 0.5, 1.3, 0.2, 3.9, 0.1, 0.2, 1.0, 2.0, 0.6, 2.0, 1.4, 0.3, 0.1], "xaxis": "x", "y": [0.1, 0.1, 40.5, 40.5, 1.0, 0.5, 2.3, 12.5, 13.0, 15.0, 30.6, 1.2, 15.0, 4.4, 108.0, 106.6, 750.0, 650.0, 1.5, 76.5, 3.1, 13.0, 34.3, 69.6, 7.0, 71.0, 3.5, 5.0, 7.5, 15.0, 9.5, 12.5, 14.0, 39.0, 70.0, 250.0, 0.7, 210.0, 0.2, 0.4, 0.4, 44.5, 35.0, 15.0, 4.0, 5.0, 0.1], "yaxis": "y"}, {"customdata": {"elided": "52x3 mixed values"}, "hovertemplate": "<b>%{hovertext}</b><br><br>Type 1=Dragon<br>Height (m)=%{x}<br>Weight (kg)=%{y}<br>BMI=%{customdata[0]}<br>Role=%{customdata[1]}<br>Generation=%{customdata[2]}<extra></extra>", "hovertext": ["Dratini", "Dragonair", "Dragonite", "Dragonite", "Altaria", "Altaria", "Bagon", "Shelgon", "Salamence", "Salamence", "Latias", "Latias", "Latios", "Latios", "Rayquaza", "Rayquaza", "Gible", "Gabite", "Garchomp", "Garchomp", "Garchomp", "Axew", "Fraxure", "Haxorus", "Druddigon", "Reshiram", "Zekrom", "Kyurem", "Kyurem", "Kyurem", "Goomy", "Sliggoo", "Goodra", "Zygarde", "Zygarde", "Zygarde", "Zygarde", "Jangmo-o", "Hakamo-o", "Kommo-o", "Dreepy", "Drakloak", "Dragapult", "Regidrago", "Cyclizar", "Tatsugiri", "Tatsugiri", "Frigibax", "Arctibax", "Baxcalibur", "Baxcalibur", "Roaring Moon"], "legendgroup": "Dragon", "marker": {"color": "#6F35FC", "opacity": 0.7, "size": 17, "symbol": "circle"}, "mode": "markers", "name": "Dragon", "showlegend": true, "type": "scattergl", "x": [1.8, 4.0, 2.2, 2.2, 1.1, 1.5, 0.6, 1.1, 1.5, 1.8, 1.4, 1.8, 2.0, 2.3, 7.0, 10.8, 0.7, 1.4, 1.9, 1.9, 1.9, 0.6, 1.0, 1.8, 1.6, 3.2, 2.9, 3.0, 3.6, 3.3, 0.3, 0.8, 2.0, 5.0, 1.2, 4.5, 7.7, 0.6, 1.2, 1.6, 0.5, 1.4, 3.0, 2.1, 1.6, 0.3, 0.6, 0.5, 0.8, 2.1, 2.1, 2.0], "xaxis": "x", "y": [3.3, 16.5, 210.0, 290.0, 20.6, 20.6, 42.1, 110.5, 102.6, 112.6, 40.0, 52.0, 60.0, 70.0, 206.5, 392.0, 20.5, 56.0, 95.0, 95.0, 99.0, 18.0, 36.0, 105.5, 139.0, 330.0, 345.0, 325.0, 325.0, 325.0, 2.8, 17.5, 150.5, 305.0, 33.5, 610.0, 610.0, 29.7, 47.0, 78.2, 2.0, 11.0, 50.0, 200.0, 63.0, 8.0, 24.0, 17.0, 30.0, 210.0, 315.0, 380.0], "yaxis": "y"}, {"customdata": [[28.0, "Special Sweeper", 5], [32.14, "Special Sweeper", 5], [32.0, "Balanced", 6], [37.78, "Balanced", 6], [45.0, "Balanced", 8], [25.0, "Tank", 8], [15.5, "Physical Wall", 8], [28.12, "Tank", 8], [19.07, "Tank", 9], [14.45, "Tank", 9]], "hovertemplate": "<b>%{hovertext}</b><br><br>Type 1=Flying<br>Height (m)=%{x}<br>Weight (kg)=%{y}<br>BMI=%{customdata[0]}<br>Role=%{customdata[1]}<br>Generation=%{customdata[2]}<extra></extra>", "hovertext": ["Tornadus", "Tornadus", "Noibat", "Noivern", "Rookidee", "Corvisquire", "Corviknight", "Cramorant", "Bombirdier", "Flamigo"], "legendgroup": "Flying", "marker": {"color": "#A98FF3", "opacity": 0.7, "size": 17, "symbol": "circle"}, "mode": "markers", "name": "Flying", "showlegend": true, "type": "scattergl", "x": [1.5, 1.4, 0.5, 1.5, 0.2, 0.8, 2.2, 0.8, 1.5, 1.6], "xaxis": "x", "y": [63.0, 63.0, 8.0, 85.0, 1.8, 16.0, 75.0, 18.0, 42.9, 37.0], "yaxis": "y"}], "layout": {"annotations": [{"align": "center", "bgcolor": "rgba(30,30,30,0.75)", "bordercolor": "rgba(200,200,200,0.35)", "borderpad": 10, "borderwidth": 1, "font": {"color": "#cccccc", "size": 16}, "showarrow": false, "text": "<b>Top 5 Heaviest:</b><br>Eternatus: 5000.0kg, 100.0m, BMI=0.5  |  Cosmoem: 999.9kg, 0.1m, BMI=99990.0  |  Celesteela: 999.9kg, 9.2m, BMI=11.8  |  Groudon: 999.7kg, 5.0m, BMI=40.0  |  Groudon: 950.0kg, 3.5m, BMI=77.6", "x": 0.5, "xref": "paper", "y": -0.1, "yref": "paper"}], "height": 1200, "legend": {"title": {"text": "Type 1"}, "tracegroupgap": 0}, "margin": {"b": 220}, "title": {"text": "<b>Height vs. Weight by Primary Type (log-log scale)</b>"}, "width": 2000, "xaxis": {"anchor": "y", "domain": [0.0, 1.0], "title": {"text": "Height (m)"}, "type": "log"}, "yaxis": {"anchor": "x", "domain": [0.0, 1.0], "title": {"text": "Weight (kg)"}, "type": "log"}}}
